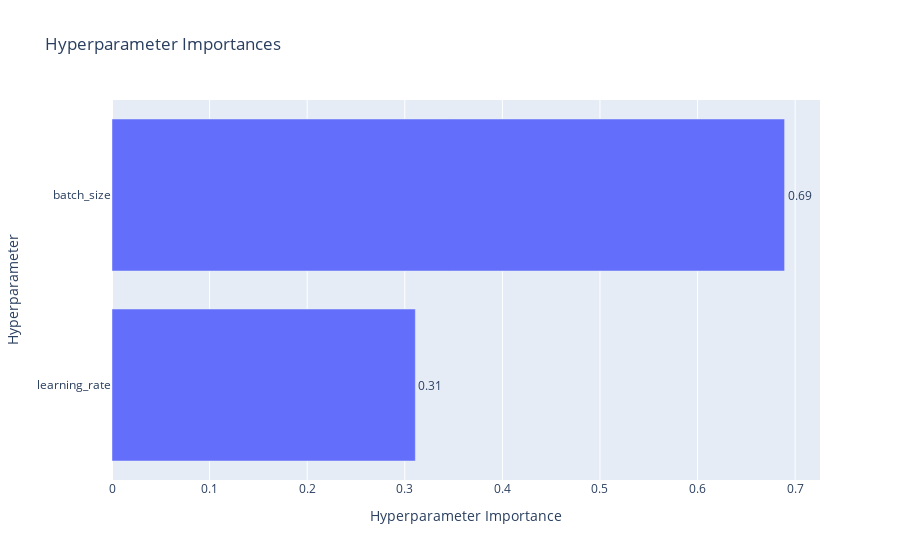

This figure's notebook cell:
### Code cell
fig = optuna.visualization.plot_param_importances(study)
fig.show()

### Figure 1 — Plotly figure (JSON) as saved in the notebook; plotly's stock layout.template omitted (floating-point values rounded to 4 significant figures)
{"data": [{"cliponaxis": false, "hovertemplate": ["learning_rate (FloatDistribution): 0.3108275103310228<extra></extra>", "batch_size (CategoricalDistribution): 0.6891724896689773<extra></extra>"], "name": "Objective Value", "orientation": "h", "text": ["0.31", "0.69"], "textposition": "outside", "type": "bar", "x": [0.3108, 0.6892], "y": ["learning_rate", "batch_size"]}], "layout": {"title": {"text": "Hyperparameter Importances"}, "xaxis": {"title": {"text": "Hyperparameter Importance"}}, "yaxis": {"title": {"text": "Hyperparameter"}}}}
